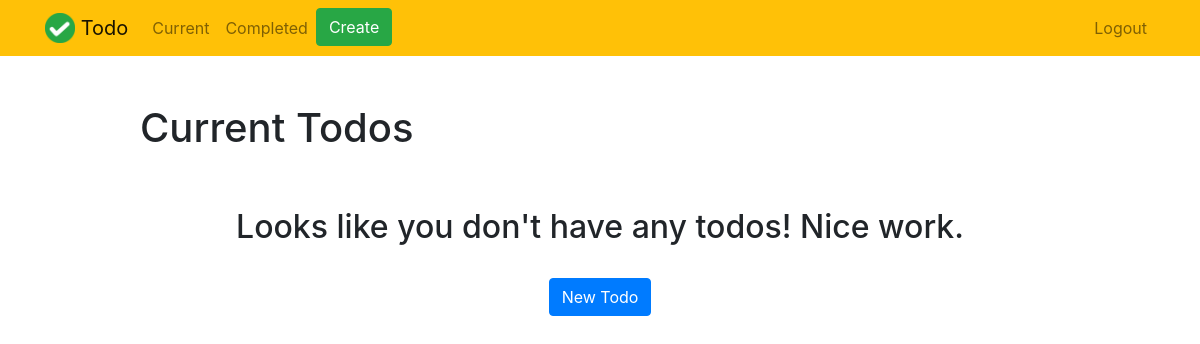
/current/ (signed in), run on an earlier commit of the app's database.
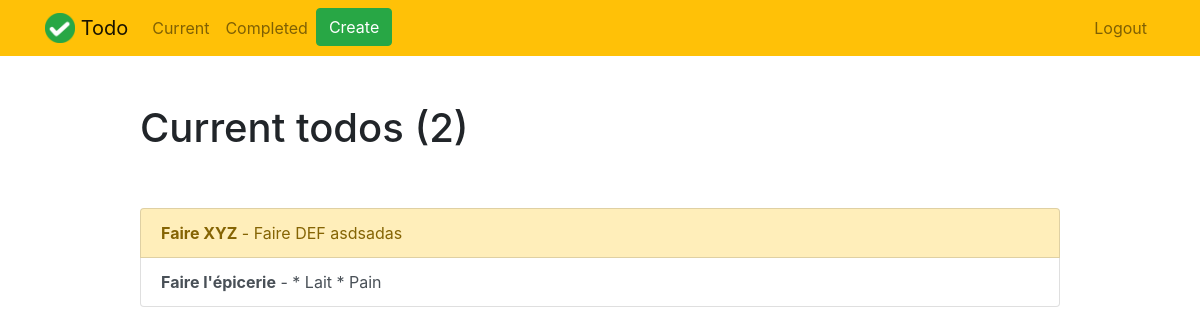
And on a later commit of the database.
### todo/models.py (models this page shows, shortened)
class Todo(models.Model):
    title = models.CharField(max_length=100)
    memo = models.TextField(blank=True)
    important = models.BooleanField(default=False)
    created_date = models.DateTimeField(auto_now_add=True)
    completed_date = models.DateTimeField(null=True, blank=True)
    user = models.ForeignKey(User, on_delete=models.CASCADE)

### todo/views.py (the view)
# urls.py: path('current/', views.currenttodos, name='currenttodos'),
@login_required
def currenttodos(request):
    todos = Todo.objects.filter(user=request.user, completed_date__isnull=True).order_by('-created_date')
    return render(request, 'todo/current.html', {'todos':todos})

### todo/templates/todo/current.html
{% extends "todo/base.html" %}
{% block content %}
    <div class="row justify-content-center mt-5">
        <div class="col-md-10">
            {% if todos %}
                 <h1>Current todo{{ todos.count|pluralize }} ({{ todos.count }})</h1>
            {% else %}
                 <h1>Current Todos</h1>
            {% endif %}
        </div>
    </div>
    <div class="row justify-content-center mt-5">
        <div class="col-md-10">
        {% if todos %}
            <div class="list-group">
                {% for todo in todos %}
                    <a href="{% url 'viewtodo' todo.id %}" class="list-group-item list-group-item-action{% if todo.important %} list-group-item-warning{% endif %}"><b>{{ todo.title }}</b>{% if todo.memo %} - {{ todo.memo|truncatechars:30 }}{% endif %}</a>
                {% endfor %}
            </div>
        {% else %}
            <div class="text-center">
                <h2>Looks like you don't have any todos! Nice work.</h2>
            <br>
            <a role="button" class="btn btn-primary" href="{% url 'createtodo' %}">New Todo</a>
            </div>
        {% endif %}
        </div>
    </div>
{% endblock %}

### todo/templates/todo/base.html (shortened to what this page needs)
{% load static %}
<!doctype html>
<html lang="en">
<head>
    <link rel="stylesheet" href="https://stackpath.bootstrapcdn.com/bootstrap/4.4.1/css/bootstrap.min.css">
</head>
<body>
<nav class="navbar navbar-expand-md navbar-light bg-warning">
<div class="container">
    <a class="navbar-brand" href="{% url 'home' %}">
         <img src="{% static 'todo/logo.png' %}" width="30" height="30" class="d-inline-block align-top">
        <span>Todo</span>
    </a>
    <div class="collapse navbar-collapse" id="navbarNav">
    {% if user.is_authenticated %}
        <ul class="navbar-nav mr-auto">
                <li class="nav-item {{ current }}">
                    <a class="nav-link" href="{% url 'currenttodos' %}">Current</a>
                </li>
                <li class="nav-item {{ completed }}">
                    <a class="nav-link" href="{% url 'completedtodos' %}">Completed</a>
                </li>
                <li class="nav-item {{ create }}">
                    <a class="btn btn-success" href="{% url 'createtodo' %}">Create</a>
                </li>
        </ul>
    {% endif %}
    <ul class="navbar-nav ml-auto">
            {% if user.is_authenticated %}
                <li class="nav-item">
                    <a href="#" onclick="$('#signOutBtn').click()" class="nav-link">Logout</a>
                </li>
            {% endif %}
        </ul>
    </div>
</div>
</nav>
<div class="container">
{% block content %}{% endblock %}
</div>
</body>
</html>

What changed in the data, as far as the page shows it:
added Todo: title "Faire XYZ", memo "Faire DEF asdsadas", important True (drawn)
added Todo: title "Faire l'épicerie", memo "* Lait * Pain", important False (drawn)
Also different on the page:
{{ todos.count }}: (not shown) → "2"
text no longer shown: "Current Todos Looks like you don't have any todos! Nice work. New Todo"
text now shown: "Current todo ( )"
